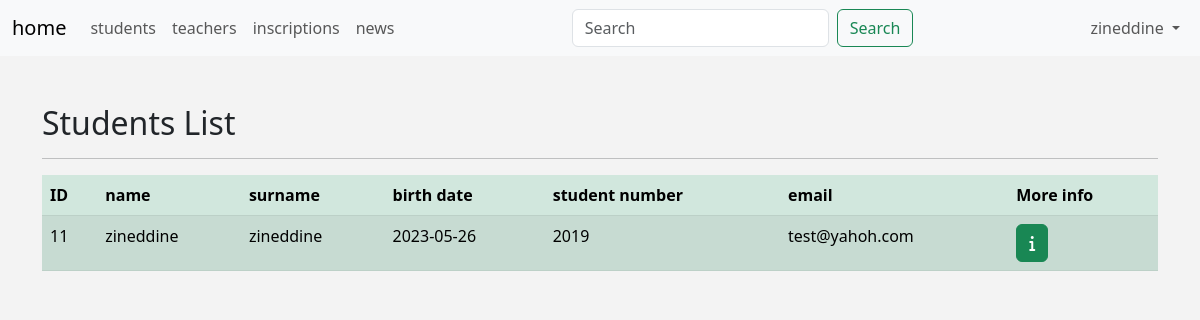
Before: /admin/students.php (signed in) with the older database file.
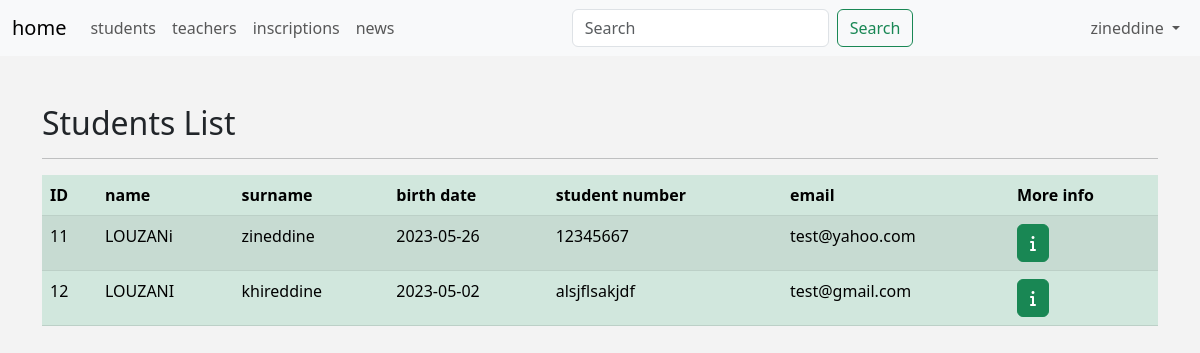
After: the same page with the newer database file.
### tables this page shows
CREATE TABLE `Etudiants` (
  `id` int(11) NOT NULL,
  `nom` varchar(50) NOT NULL,
  `prenom` varchar(50) NOT NULL,
  `date_naissance` date NOT NULL,
  `email` varchar(255) NOT NULL,
  `num_etudiant` varchar(255) NOT NULL,
  `password` varchar(255) NOT NULL,
  `telephone` varchar(20) NOT NULL,
  `photo` mediumblob DEFAULT NULL
);

### admin/includes/languages/english.php (called while the page is built)
<?php
    function lang($statement) {
        static $language = Array(
            'HOME'          => 'home',
            'STUDENTS'      => 'students',
            'TEACHERS'      => 'teachers',
            'INSCRIPTIONS'  => 'inscriptions',
            'NEWS'          => 'news',
            'LOGOUT'        => 'logout',
            'SETTINGS'      => 'settings',
            'EDIT-PROFILE'  => 'edit profile',
            'USERNAME'      => 'username',
            'PASSWORD'      => 'password',
            'EMAIL'         => 'email',
            'NAME'          => 'name',
            'SURNAME'       => 'surname',
            'SAVE'          => 'save',
            'UPDATE'        => 'update',
            'BIRTHDATE'     => 'birth date',
            'STUDENT-NUMBER'=> 'student number',
            'STUDENT-DETAILS'=> 'student details',
            'TEACHER-DETAILS'=> 'teacher details',
            'SUBJECT'       => 'subject',
            'ACTION'        => 'action',
            'PHONE'         => 'Phone',
            'STATUS REGISTRATION'=> 'statut inscription'
        );
        return $language[$statement];
    };
?>

### admin/students.php (the view, shortened to what this page needs)
<?php
        if (isset($_SESSION['username'])) {
        include 'init.php';
        $stmt = $connection->query("SELECT * FROM Etudiants");
        $students = $stmt->fetchAll(PDO::FETCH_ASSOC);
?>
            <div class="container">
                <h2 class="mt-5">Students List</h2>
                <hr>
                <table class="table table-success table-striped">
                    <thead>
                    <tr>
                        <th>ID</th>
                        <th><?php echo lang("NAME")?></th>
                        <th><?php echo lang("SURNAME")?></th>
                        <th><?php echo lang("BIRTHDATE")?></th>
                        <th><?php echo lang("STUDENT-NUMBER")?></th>
                        <th><?php echo lang("EMAIL")?></th>
                        <th>More info</th>
                    </tr>
                    </thead>
                    <tbody>
                    <?php foreach ($students as $student) { ?>
                        <tr>
                            <td><?php echo $student['id']; ?></td>
                            <td><?php echo $student['nom']; ?></td>
                            <td><?php echo $student['prenom']; ?></td>
                            <td><?php echo $student['date_naissance']; ?></td>
                            <td><?php echo $student['num_etudiant']; ?></td>
                            <td><?php echo $student['email']; ?></td>
                            <td><a href="student-details.php?student_id=<?php echo $student['id']?>" class="btn btn-success"><i class="fa-solid fa-info"></i></a></td>
                        </tr>
                    <?php } ?>
                    </tbody>
                </table>
            </div>
<?php
        include $tpl . 'footer.php';
    }
    else {
        header('Location: index.php');
        exit();
    }
?>

Changed rows visible on the page:
changed etudiants "zineddine": nom "zineddine" → "LOUZANi"; num_etudiant "2019" → "12345667"; email "test@yahoh.com" → "test@yahoo.com"
added etudiants: id "12", nom "LOUZANI", prenom "khireddine", date_naissance "2023-05-02", num_etudiant "alsjflsakjdf", email "test@gmail.com"
